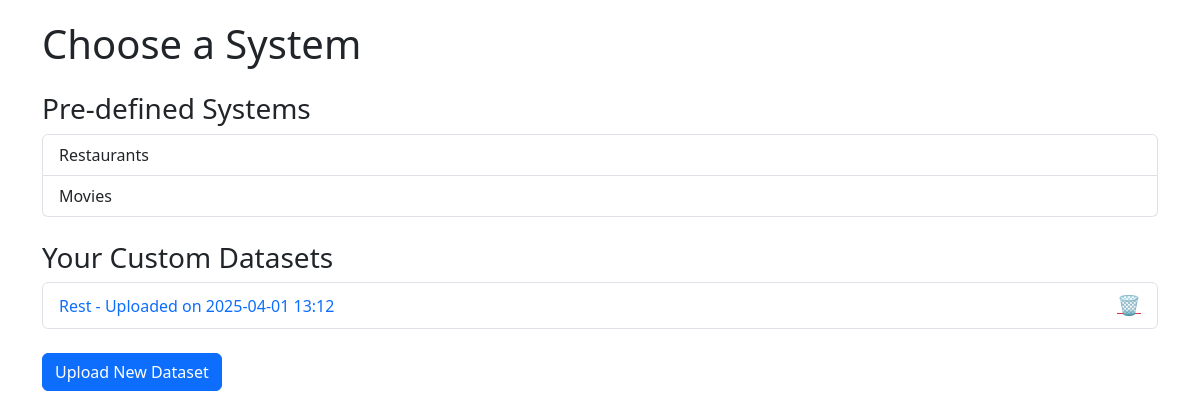
/choose_system (signed in), run on an earlier commit of the app's database.
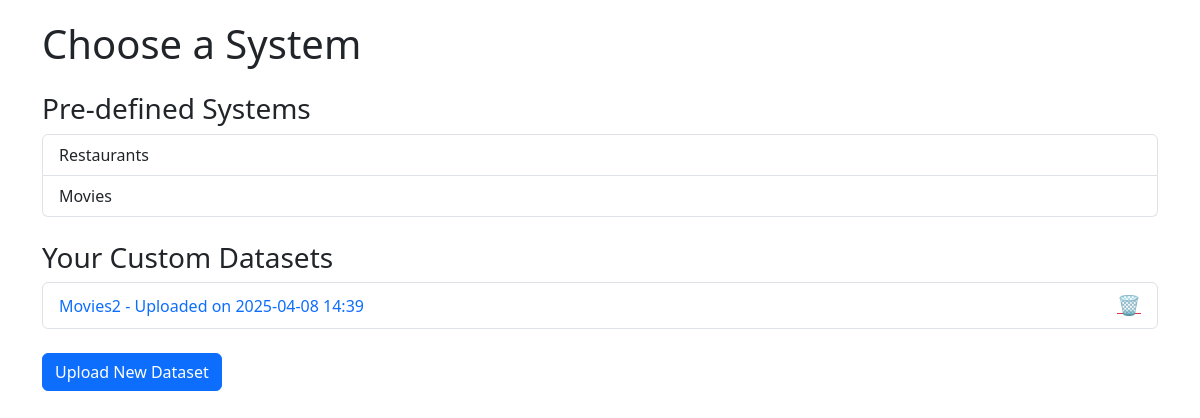
And on a later commit of the database.
### app.py (models this page shows)
class CustomDataset(db.Model):
    id = db.Column(db.Integer, primary_key=True)
    user_id = db.Column(db.Integer, db.ForeignKey("user.id"), nullable=False)
    dataset_name = db.Column(db.String(120), nullable=False)
    dataset_path = db.Column(db.String(200), nullable=False)
    mapping = db.Column(db.Text, nullable=False)
    timestamp = db.Column(db.DateTime, default=datetime.utcnow)

### app.py (the view)
@app.route("/choose_system")
def choose_system():
    if "username" not in session:
        return redirect(url_for("login"))
    user = User.query.filter_by(username=session["username"]).first()
    from sqlalchemy import desc
    custom_datasets = CustomDataset.query.filter_by(user_id=user.id).order_by(
        desc(CustomDataset.timestamp)).all() if user else []
    return render_template("choose_system.html", systems=SYSTEMS, custom_datasets=custom_datasets)

### templates/choose_system.html (shortened to what this page needs)
<!DOCTYPE html>
<html>
<head>
  <link href="https://cdn.jsdelivr.net/npm/bootstrap@5.3.0/dist/css/bootstrap.min.css" rel="stylesheet">
</head>
<body>
  <div class="container">
    <h1 class="mb-4">Choose a System</h1>
    <div class="mb-4">
      <h3>Pre-defined Systems</h3>
      <div class="list-group">
        {% for key, system in systems.items() %}
          <a href="{{ url_for('index', system=key) }}" class="list-group-item list-group-item-action">
            {{ system.display if system.display is defined else key|capitalize }}
          </a>
        {% endfor %}
      </div>
    </div>
    <div class="mb-4">
      <h3>Your Custom Datasets</h3>
      {% if custom_datasets %}
        <div class="list-group">
          {% for ds in custom_datasets %}
            <div class="list-group-item d-flex justify-content-between align-items-center">
              <a href="{{ url_for('custom_index', dataset_id=ds.id) }}" class="text-decoration-none">
                {{ ds.dataset_name }} - Uploaded on {{ ds.timestamp.strftime('%Y-%m-%d %H:%M') }}
              </a>
              <a href="{{ url_for('delete_custom_dataset', dataset_id=ds.id) }}"
                 class="text-danger delete-icon"
                 onclick="return confirm('Are you sure you want to delete this dataset?');">
                &#128465;
              </a>
            </div>
          {% endfor %}
        </div>
      {% else %}
        <p>No custom datasets saved.</p>
      {% endif %}
    </div>
    <div>
      <a href="{{ url_for('upload_dataset') }}" class="btn btn-primary">Upload New Dataset</a>
    </div>
  </div>
</body>
</html>

### templates/choose_system.html (style rules this page uses)
body { padding-top: 20px; }
.delete-icon { cursor: pointer; font-size: 1.2em; }

What changed in the data, as far as the page shows it:
removed CustomDataset: dataset_name "Rest", timestamp "2025-04-01 13:12"
added CustomDataset: dataset_name "Movies2", timestamp "2025-04-08 14:39"
